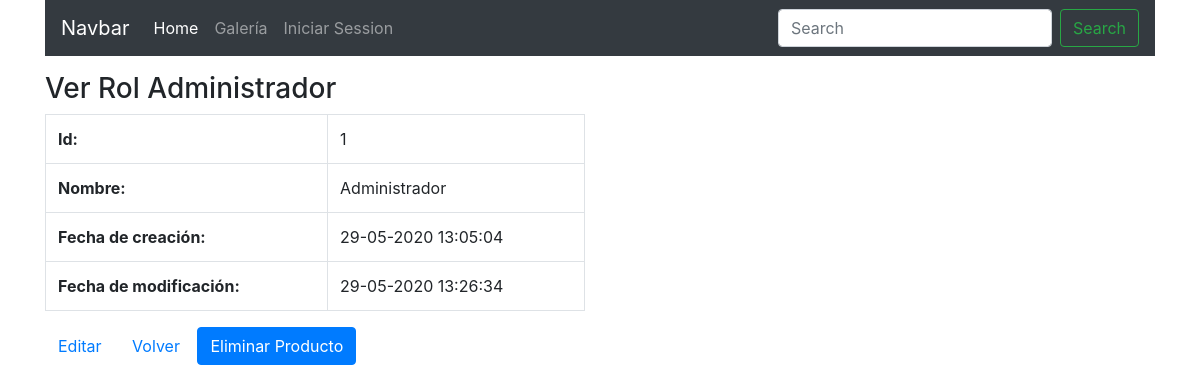
The app's page /verRol.php?id=1 with its own data.
### tables this page shows
CREATE TABLE `roles` (
  `id` int(11) NOT NULL AUTO_INCREMENT,
  `nombre` varchar(20) NOT NULL,
  `created_at` datetime DEFAULT NULL,
  `updated_at` datetime DEFAULT NULL,
  PRIMARY KEY (`id`)
);

### verRol.php (the view, shortened to what this page needs)
<?php
require('conexion.php');
if (isset($_GET['id'])) {
	$id = (int) $_GET['id'];
	$rol = $con->prepare("SELECT id,nombre,created_at,updated_at FROM roles WHERE id = ?");
	$rol->bindParam(1, $id);
	$rol->execute();
	$res = $rol->fetch();
}
?>
<!DOCTYPE html>
<html>
<head>
	<link rel="stylesheet" href="https://stackpath.bootstrapcdn.com/bootstrap/4.4.1/css/bootstrap.min.css">
</head>
<body>
	<div class="container">
		<?php include('header.php'); ?>
		<div class="row">
			<div class="col-md-6 mt-3">
				<h3>Ver Rol <?php echo $res['nombre']; ?></h3>
				<?php if($res): ?>
					<table class="table table-hover table-bordered">
						<tr>
							<th>Id:</th>
							<td><?php echo $res['id']; ?></td>
						</tr>
						<tr>
							<th>Nombre:</th>
							<td><?php echo $res['nombre']; ?></td>
						</tr>
						<tr>
							<th>Fecha de creación:</th>
							<td>
								<?php
									$fecha_reg = new DateTime($res['created_at']);
									echo $fecha_reg->format('d-m-Y H:i:s');
								?>
							</td>
						</tr>
						<tr>
							<th>Fecha de modificación:</th>
							<td>
								<?php
									$fecha_mod = new DateTime($res['updated_at']);
									echo $fecha_mod->format('d-m-Y H:i:s');
								?>
							</td>
						</tr>
					</table>
					<p>
						<a href="editRol.php?id=<?php echo $res['id']; ?>" class="btn btn-link">Editar</a>
						<a href="roles.php" class="btn btn-link">Volver</a>
						<a href="#" class="btn btn-primary">Eliminar Producto</a>
					</p>
				<?php else: ?>
					<p class="text-info">El rol no existe</p>
					<a href="roles.php" class="btn btn-link">Volver</a>
				<?php endif; ?>
			</div>
		</div>
	</div>
</body>
</html>

### records on screen
roles: nombre "Administrador", id "1", created_at "29-05-2020 13:05:04", updated_at "29-05-2020 13:26:34"
